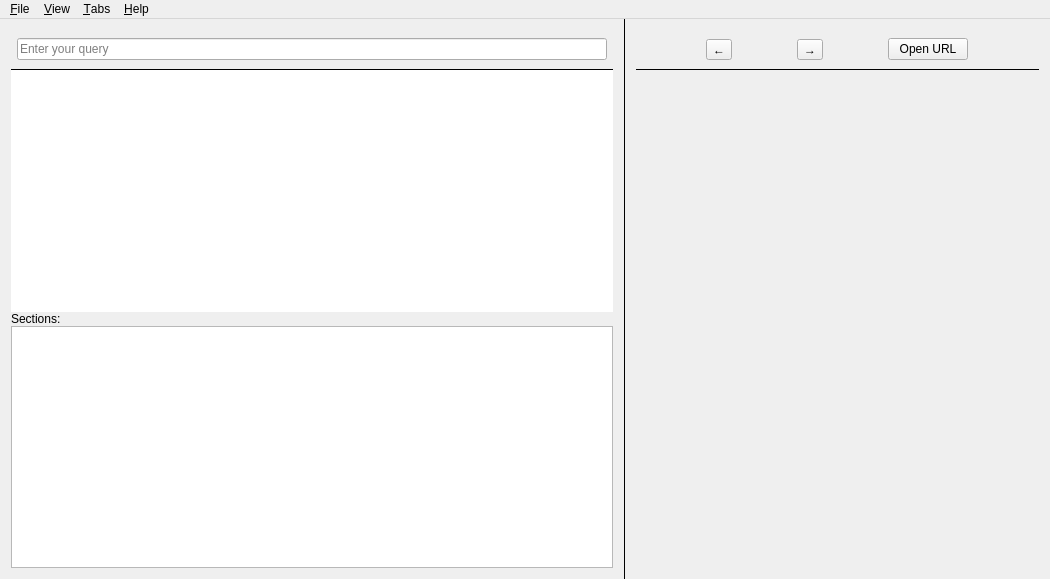
<?xml version="1.0" encoding="UTF-8"?>
<ui version="4.0">
 <class>MainWindow</class>
 <widget class="QMainWindow" name="MainWindow">
  <property name="geometry">
   <rect>
    <x>0</x>
    <y>0</y>
    <width>1050</width>
    <height>579</height>
   </rect>
  </property>
  <property name="windowTitle">
   <string>Zeal</string>
  </property>
  <property name="styleSheet">
      <string notr="true">
QSplitter::handle {
	background: black;
}

#frame, #frame_2{
	border-top: none;
	border-right: none;
	border-bottom: 1px solid black;
	border-left: none;
}
</string>
  </property>
  <widget class="QWidget" name="centralWidget">
   <layout class="QGridLayout" name="gridLayout">
    <property name="leftMargin">
     <number>0</number>
    </property>
    <property name="topMargin">
     <number>0</number>
    </property>
    <property name="rightMargin">
     <number>0</number>
    </property>
    <property name="bottomMargin">
     <number>0</number>
    </property>
    <item row="0" column="0">
     <widget class="QSplitter" name="splitter">
      <property name="lineWidth">
       <number>5</number>
      </property>
      <property name="orientation">
       <enum>Qt::Horizontal</enum>
      </property>
      <property name="handleWidth">
       <number>1</number>
      </property>
      <widget class="QWidget" name="layoutWidget">
       <layout class="QVBoxLayout" name="verticalLayout">
        <property name="spacing">
         <number>0</number>
        </property>
        <item>
         <widget class="QFrame" name="frame">
          <property name="minimumSize">
           <size>
            <width>0</width>
            <height>40</height>
           </size>
          </property>
          <property name="styleSheet">
           <string notr="true"/>
          </property>
          <layout class="QVBoxLayout" name="searchToolbar">
           <property name="leftMargin">
            <number>6</number>
           </property>
           <property name="topMargin">
            <number>6</number>
           </property>
           <property name="rightMargin">
            <number>6</number>
           </property>
           <property name="bottomMargin">
            <number>6</number>
           </property>
           <item>
            <widget class="ZealSearchEdit" name="lineEdit">
             <property name="placeholderText">
              <string>Enter your query</string>
             </property>
            </widget>
           </item>
          </layout>
         </widget>
        </item>
        <item>
         <widget class="QTreeView" name="treeView">
          <property name="frameShape">
           <enum>QFrame::NoFrame</enum>
          </property>
          <property name="selectionBehavior">
           <enum>QAbstractItemView::SelectItems</enum>
          </property>
          <property name="indentation">
           <number>10</number>
          </property>
          <attribute name="headerVisible">
           <bool>false</bool>
          </attribute>
         </widget>
        </item>
        <item>
         <widget class="QLabel" name="sections_lab">
          <property name="text">
           <string>Sections:</string>
          </property>
         </widget>
        </item>
        <item>
         <widget class="QListView" name="sections">
          <property name="horizontalScrollBarPolicy">
           <enum>Qt::ScrollBarAlwaysOff</enum>
          </property>
         </widget>
        </item>
       </layout>
      </widget>
      <widget class="QWidget" name="layoutWidget_2">
       <layout class="QVBoxLayout" name="viewInfo">
        <property name="spacing">
         <number>0</number>
        </property>
        <item>
         <widget class="QFrame" name="frame_2">
          <property name="minimumSize">
           <size>
            <width>0</width>
            <height>40</height>
           </size>
          </property>
          <layout class="QHBoxLayout" name="toolbox">
           <property name="topMargin">
            <number>0</number>
           </property>
           <property name="rightMargin">
            <number>12</number>
           </property>
           <property name="bottomMargin">
            <number>0</number>
           </property>
           <item>
            <widget class="QToolButton" name="backButton">
             <property name="text">
              <string>←</string>
             </property>
            </widget>
           </item>
           <item>
            <widget class="QToolButton" name="forwardButton">
             <property name="text">
              <string>→</string>
             </property>
            </widget>
           </item>
           <item>
            <layout class="QHBoxLayout" name="toolbarLayout">
             <item>
              <widget class="QPushButton" name="openUrlButton">
               <property name="sizePolicy">
                <sizepolicy hsizetype="Fixed" vsizetype="Fixed">
                 <horstretch>0</horstretch>
                 <verstretch>0</verstretch>
                </sizepolicy>
               </property>
               <property name="text">
                <string>Open URL</string>
               </property>
              </widget>
             </item>
            </layout>
           </item>
          </layout>
         </widget>
        </item>
        <item>
         <widget class="SearchableWebView" name="webView" native="true">
          <property name="sizePolicy">
           <sizepolicy hsizetype="Expanding" vsizetype="Expanding">
            <horstretch>0</horstretch>
            <verstretch>0</verstretch>
           </sizepolicy>
          </property>
         </widget>
        </item>
       </layout>
      </widget>
     </widget>
    </item>
   </layout>
  </widget>
  <widget class="QMenuBar" name="menuBar">
   <property name="geometry">
    <rect>
     <x>0</x>
     <y>0</y>
     <width>1050</width>
     <height>22</height>
    </rect>
   </property>
   <widget class="QMenu" name="menu_File">
    <property name="title">
     <string>&amp;File</string>
    </property>
    <addaction name="action_Options"/>
    <addaction name="separator"/>
    <addaction name="action_Quit"/>
   </widget>
   <widget class="QMenu" name="menu_Help">
    <property name="title">
     <string>&amp;Help</string>
    </property>
    <addaction name="action_About"/>
    <addaction name="action_About_QT"/>
   </widget>
   <widget class="QMenu" name="menu_View">
    <property name="title">
     <string>&amp;View</string>
    </property>
    <addaction name="action_Back"/>
    <addaction name="action_Forward"/>
   </widget>
   <widget class="QMenu" name="menu_Tabs">
    <property name="title">
     <string>&amp;Tabs</string>
    </property>
    <addaction name="action_NewTab"/>
    <addaction name="action_CloseTab"/>
    <addaction name="separator"/>
    <addaction name="action_NextTab"/>
    <addaction name="action_PreviousTab"/>
   </widget>
   <addaction name="menu_File"/>
   <addaction name="menu_View"/>
   <addaction name="menu_Tabs"/>
   <addaction name="menu_Help"/>
  </widget>
  <action name="action_Quit">
   <property name="text">
    <string>&amp;Quit</string>
   </property>
  </action>
  <action name="action_Options">
   <property name="text">
    <string>&amp;Options</string>
   </property>
  </action>
  <action name="action_About">
   <property name="text">
    <string>&amp;About</string>
   </property>
  </action>
  <action name="action_About_QT">
   <property name="text">
    <string>About &amp;Qt</string>
   </property>
  </action>
  <action name="action_Back">
   <property name="text">
    <string>&amp;Back</string>
   </property>
  </action>
  <action name="action_Forward">
   <property name="text">
    <string>&amp;Forward</string>
   </property>
  </action>
  <action name="action_NewTab">
   <property name="text">
    <string>New Tab</string>
   </property>
   <property name="shortcut">
    <string>Ctrl+T</string>
   </property>
  </action>
  <action name="action_CloseTab">
   <property name="text">
    <string>Close Tab</string>
   </property>
  </action>
  <action name="action_NextTab">
   <property name="text">
    <string>Next Tab</string>
   </property>
  </action>
  <action name="action_PreviousTab">
   <property name="text">
    <string>Previous Tab</string>
   </property>
  </action>
 </widget>
 <layoutdefault spacing="6" margin="11"/>
 <customwidgets>
  <customwidget>
   <class>ZealSearchEdit</class>
   <extends>QLineEdit</extends>
   <header>ui/widgets/zealsearchedit.h</header>
  </customwidget>
  <customwidget>
   <class>SearchableWebView</class>
   <extends>QWidget</extends>
   <header>ui/widgets/searchablewebview.h</header>
   <container>1</container>
  </customwidget>
 </customwidgets>
 <resources/>
 <connections/>
</ui>
